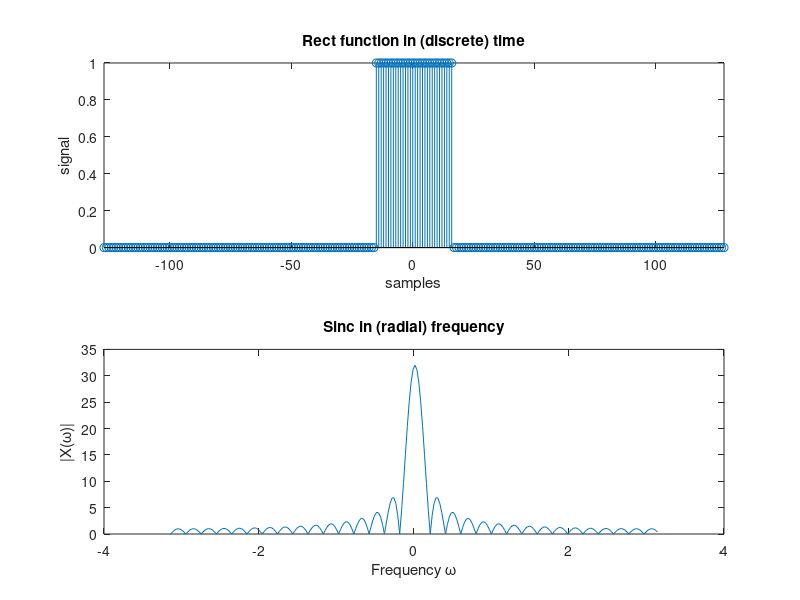

Recreate this plot in MATLAB. (Note: this script raises an error after producing the figure.)
% boxcar in time

n = 256; % number of points
M = 32;  % number of nonzero points  % CHANGE THIS NUMBER - for example, 16, 32, 64, ....
x = zeros(1,n);

midpoint = n/2 - M/2;
x( (1:M) + midpoint) = 1;  % could use midpoint ~=0 to shift time origin 

figure,subplot(211)
t = [1:n]-n/2;
stem(t, x)
axis tight
title('Rect function in (discrete) time')
xlabel('samples')
ylabel('signal')

subplot(212)
X = fftshift(abs(fft(x)));
omega = linspace(-pi,pi,n);
plot(omega,abs(X));
title('Sinc in (radial) frequency')
xlabel('Frequency \omega')
ylabel('|X(\omega)|')
boldify
grid
axis tight
